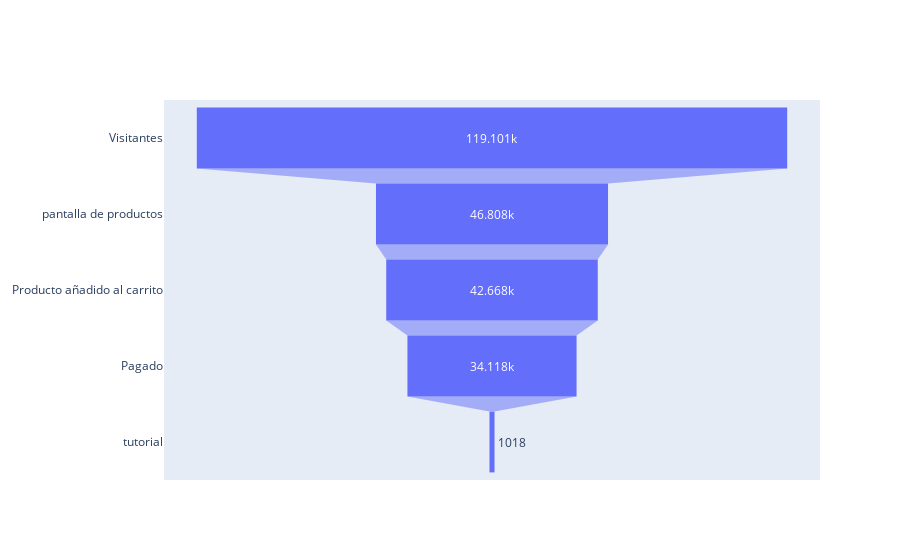

Write notebook code for a chart like this one.
### Code cell
fig = go.Figure(go.Funnel(
    y = ["Visitantes","pantalla de productos","Producto añadido al carrito","Pagado","tutorial"],
    x = [visitors, oferta,  carrito, compra,tutorial]
    ))
fig.show()

### Figure 1 — Plotly figure (JSON) as saved in the notebook; plotly's stock layout.template omitted (floating-point values rounded to 4 significant figures)
{"data": [{"type": "funnel", "x": [119101, 46808, 42668, 34118, 1018], "y": ["Visitantes", "pantalla de productos", "Producto añadido al carrito", "Pagado", "tutorial"]}], "layout": {}}
